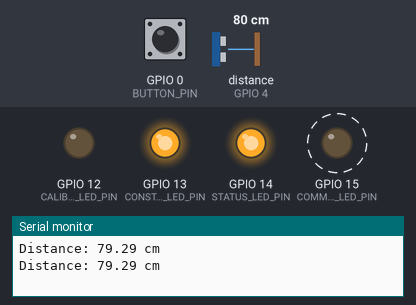
Bench run of a sketch on a simulated ESP8266 (NodeMCU). Parts: output pins drawn as LEDs (lit = HIGH), the last lines printed to the serial monitor. Wiring (inferred from the names in the program): ultrasonic range finder: trigger GPIO 5; echo GPIO 4. Dashed ring = blinking. The inputs (shaded band) are chosen by the test bench; at power-on: GPIO 0 (BUTTON_PIN) HIGH, distance to the obstacle (sensor on GPIO 4) 80 cm. The echo pulse lasts 58.3 µs per cm; pins used as bus, display or sensor lines are not drawn.

Above: at 2.9 s.
3.0 s: GPIO 0 (BUTTON_PIN) pulled LOW for 2.45 s
At 5.1 s:
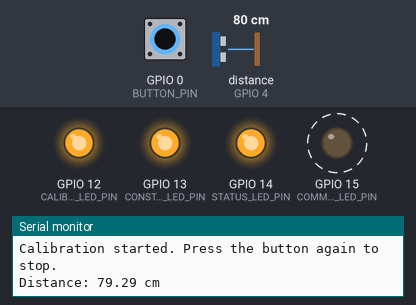
9.9 s: GPIO 0 (BUTTON_PIN) pulled LOW for 2.45 s
At 11.8 s:
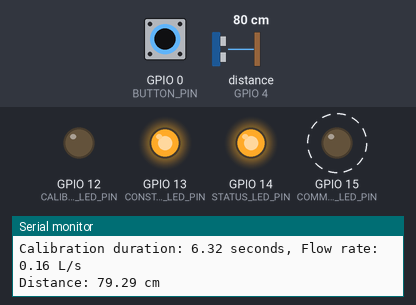
Timing chart, 0 to 24.4 s (numbered marks = the images above; inputs shaded):
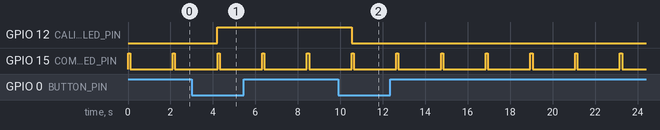

Measured:
- after the input at 3.0 s, GPIO 12 (CALIBRATION_LED_PIN): LOW → HIGH after 1.2 s
- after the input at 9.9 s, GPIO 12 (CALIBRATION_LED_PIN): HIGH → LOW after 0.63 s
- by itself, GPIO 15 (COMMUNICATION_LED_PIN): alternates HIGH for 0.10 s and LOW for 2.0 s

The sketch:

All_Main_Code.ino
```cpp
#include <ESP8266WiFi.h>
#include <espnow.h>

#define BUTTON_PIN 0  // GPIO0 (D3) - Button
const float tankVolumeLiters = 1.0;  // Volume of the tank in liters

// Variables for calibration and flow rate calculation
unsigned long startTime = 0;
unsigned long endTime = 0;
float flowRate = 0.0;
bool isCalibrating = false;

// Debounce settings
unsigned long lastDebounceTime = 0;
const unsigned long debounceDelay = 200;  // Debounce delay in milliseconds

// Define pins for HC-SR04T and LEDs
#define TRIG_PIN 5  // GPIO5 (D1)
#define ECHO_PIN 4  // GPIO4 (D2)
#define STATUS_LED_PIN 14  // GPIO14 (D5)
#define CALIBRATION_LED_PIN 12  // GPIO12 (D6)
#define CONSTANT_SPEED_LED_PIN 13  // GPIO13 (D7)
#define COMMUNICATION_LED_PIN 15  // GPIO15 (D8)

// Server MAC Address
uint8_t serverAddress[] = {0x68, 0xC6, 0x3A, 0xE0, 0x7E, 0x5B};

void setup() {
  Serial.begin(115200);  // Start serial communication
  pinMode(BUTTON_PIN, INPUT_PULLUP);  // Button setup

  Serial.println("System initialized. Press the button to start calibration.");

  // Set device as a Wi-Fi Station
  WiFi.mode(WIFI_STA);

  // Initialize ESP-NOW
  if (esp_now_init() != 0) {
    Serial.println("Error initializing ESP-NOW");
    digitalWrite(STATUS_LED_PIN, LOW);
    return;
  }

  // Register peer
  esp_now_set_self_role(ESP_NOW_ROLE_CONTROLLER);
  esp_now_add_peer(serverAddress, ESP_NOW_ROLE_SLAVE, 1, NULL, 0);

  // Initialize HC-SR04T sensor pins
  pinMode(TRIG_PIN, OUTPUT);
  pinMode(ECHO_PIN, INPUT);

  // Initialize LED pins
  pinMode(STATUS_LED_PIN, OUTPUT);
  pinMode(CALIBRATION_LED_PIN, OUTPUT);
  pinMode(CONSTANT_SPEED_LED_PIN, OUTPUT);
  pinMode(COMMUNICATION_LED_PIN, OUTPUT);

  // Indicate that the system is working well
  digitalWrite(STATUS_LED_PIN, HIGH);
  digitalWrite(CONSTANT_SPEED_LED_PIN, HIGH);
  digitalWrite(COMMUNICATION_LED_PIN, HIGH);

  // Send initial status to the server
  String initialStatus = "System initialized";
  esp_now_send(serverAddress, (uint8_t *)initialStatus.c_str(), initialStatus.length());
}

void loop() {
  // Calibration code
  int reading = digitalRead(BUTTON_PIN);

  // Check button state with debounce handling
  if (reading == LOW && (millis() - lastDebounceTime) > debounceDelay) {
    lastDebounceTime = millis();  // Reset the debounce timer

    if (!isCalibrating) {
      // Start calibration
      Serial.println("Calibration started. Press the button again to stop.");
      startTime = millis();
      isCalibrating = true;
      digitalWrite(CALIBRATION_LED_PIN, HIGH);  // Turn on calibration LED
    } else {
      // Stop calibration
      endTime = millis();
      isCalibrating = false;
      digitalWrite(CALIBRATION_LED_PIN, LOW);  // Turn off calibration LED

      // Calculate total calibration time
      unsigned long calibrationDuration = endTime - startTime;
      float calibrationDurationSeconds = calibrationDuration / 1000.0;

      // Calculate flow rate based on tank volume and calibration time
      flowRate = tankVolumeLiters / calibrationDurationSeconds;

      Serial.println("Calibration stopped.");
      Serial.print("Calibration duration: ");
      Serial.print(calibrationDurationSeconds);
      Serial.print(" seconds, Flow rate: ");
      Serial.print(flowRate);
      Serial.println(" L/s");

      // Reset times for next calibration
      startTime = 0;
      endTime = 0;
    }
  }

  // HC-SR04T sensor and ESP-NOW communication code
  digitalWrite(TRIG_PIN, LOW);
  delayMicroseconds(2);
  digitalWrite(TRIG_PIN, HIGH);
  delayMicroseconds(10);
  digitalWrite(TRIG_PIN, LOW);

  long duration = pulseIn(ECHO_PIN, HIGH);
  float distance = duration * 0.034 / 2;

  // Convert distance to string and send
  String distanceStr = String(distance);
  esp_now_send(serverAddress, (uint8_t *)distanceStr.c_str(), distanceStr.length());

  // Indicate that data is being sent
  digitalWrite(COMMUNICATION_LED_PIN, HIGH);
  delay(100); // Short blink
  digitalWrite(COMMUNICATION_LED_PIN, LOW);

  Serial.print("Distance: ");
  Serial.print(distance);
  Serial.println(" cm");

  delay(2000); // Send data every 2 seconds

  // Check ESP-NOW communication efficiency (dummy check for example)
  if (true) { // Replace with actual check condition
    digitalWrite(CONSTANT_SPEED_LED_PIN, HIGH);
  } else {
    digitalWrite(CONSTANT_SPEED_LED_PIN, LOW);
  }
}
```
